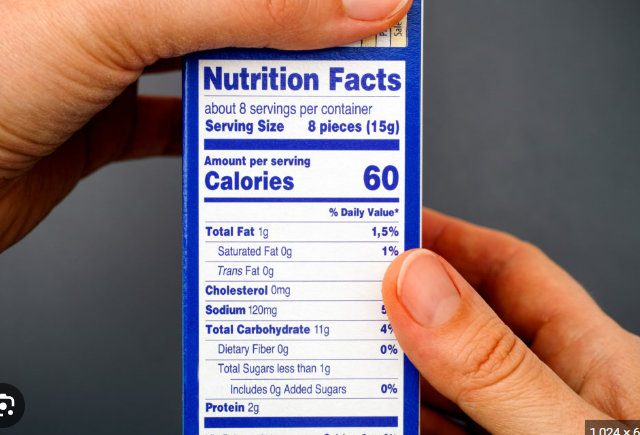
#> input picture nutrition-fact.png, 640 x 435 px
$ python -i roi_selection.py   (imports and definitions only)
#> lines starting #> are read from the running program, lines starting #| are printed output that depends on the picture; after the words box and inside, x2 and y2 are one past the last pixel; in counts of white or black regions, pixels touching at a corner belong together
#> further down, picture is the input picture: shape (435, 640, 3); mean B, G, R 120.9, 118.6, 137.6
import sys
import math
import cv2 as cv
import numpy as np

from matplotlib import pyplot as plt


def detect_lines(image, title='default', rho = 1, theta = 2, threshold = 50, minLinLength = 290, maxLineGap = 6, display = False, write = False):
    # grayscale хийх
#> called with title = 'default', rho = 1, theta = 2, threshold = 50, minLinLength = 290, maxLineGap = 6, display = False, write = False
    gray = cv.cvtColor(image, cv.COLOR_BGR2GRAY)
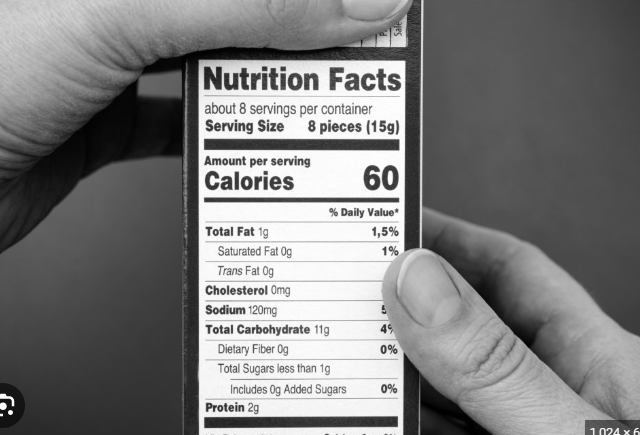
#> gray: shape (435, 640); min 0, max 255, mean 124.6

    if gray is None:
        print ('Error opening image!')
        return -1

    # Ирмэгүүдийг таних, тодоруулах
    dst = cv.Canny(gray, 50, 150, None, 3)
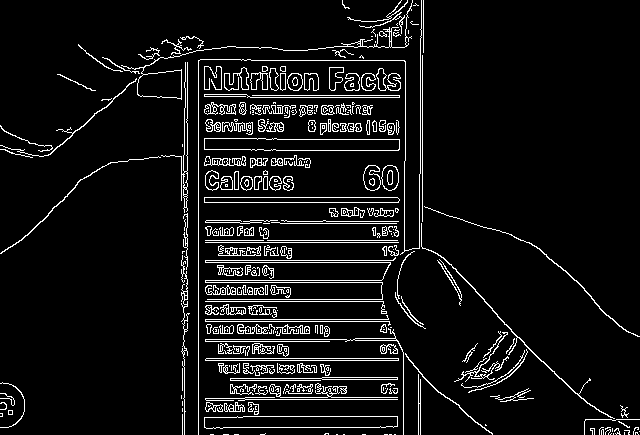
#> dst: shape (435, 640); 7.1% white in thin lines or dots

    # [9 lines of commented-out code are left out]
    lines = cv.HoughLinesP(dst, 1, np.pi/180, threshold=80, minLineLength=80, maxLineGap=9)
#> lines = 48 rows, first 6: [198, 434, 198, 38], [184, 434, 184, 171], [206, 358, 408, 358], [420, 173, 420, 29], [205, 282, 382, 282], [204, 427, 403, 427]
    # sort y1, x1
    lines = sorted(lines, key=lambda x: (x[0][1], x[0][0]))
#> lines = 48 items, first 6: [[241, 60, 404, 60]], [[204, 73, 316, 73]], [[204, 89, 318, 89]], [[247, 95, 405, 95]], [[247, 97, 405, 97]], [[205, 105, 372, 105]]
    print('----len: ',len(lines))
#| ----len:  48
    cur_y = 0
    for line in lines:
        x1, y1, x2, y2 = line[0]
        if abs(y1 - cur_y) > 15 and (y1 == y2):
            x2 = image.shape[1]- 10
            x1 = 2
            cur_y = y1
            cv.line(image, (x1, y1), (x2, y2), (0, 0, 255), 2)
#> this loop made 48 passes
#> (line, y1, y2, cur_y) on passes 1, 3, 6, 7, 8, 14, 17, 20, 22, 25, 27, 29: ([[241, 60, 404, 60]], 60, 60, 60), ([[204, 89, 318, 89]], 89, 89, 89), ([[205, 105, 372, 105]], 105, 105, 105), ([[308, 123, 396, 123]], 123, 123, 123), ([[257, 139, 405, 139]], 139, 139, 139), ([[204, 197, 404, 197]], 197, 197, 197), ([[284, 221, 404, 221]], 221, 221, 221), ([[205, 240, 404, 240]], 240, 240, 240), ([[205, 260, 404, 260]], 260, 260, 260), ([[205, 280, 381, 280]], 280, 280, 280), ([[207, 299, 382, 299]], 299, 299, 299), ([[205, 319, 388, 319]], 319, 319, 319)
#> (y1, y2) on passes 2, 4, 5, 9, 10, 11: (73, 73), (95, 95), (97, 97), (150, 150), (155, 79), (158, 159)
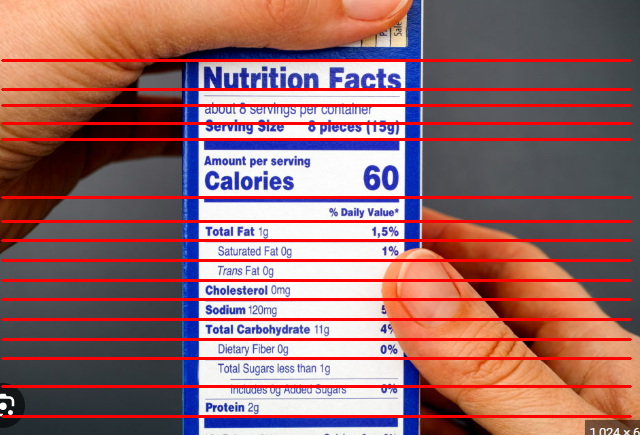
#> image: shape (435, 640, 3); 10.86% of pixels changed, all inside (x1, y1, x2, y2) = (1, 59, 632, 418)
#> after the loop, cur_y = 416

    cv.imshow('Detected Lines', image)
    cv.waitKey(0)
    cv.destroyAllWindows()
    plt.imshow(cv.cvtColor(image, cv.COLOR_BGR2RGB))
    return 0

>>> import cv2
>>> picture = cv2.imread('nutrition-fact.png')
>>> result = detect_lines(picture)
#> result = 0
